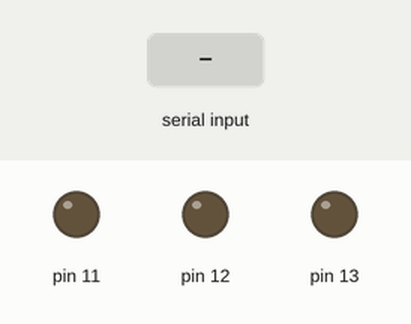
Bench run of a sketch on a simulated Arduino Uno, built with avr-gcc and run on an emulated ATmega328P. On the bench: output pins drawn as LEDs (lit = HIGH). Inputs (shaded band) come from the test bench.

Above: at 1.2 s.
1.3 s: "1" received over Serial
At 2.3 s:
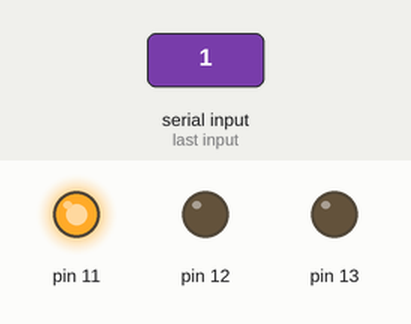
2.8 s: "2" received over Serial
At 3.4 s:
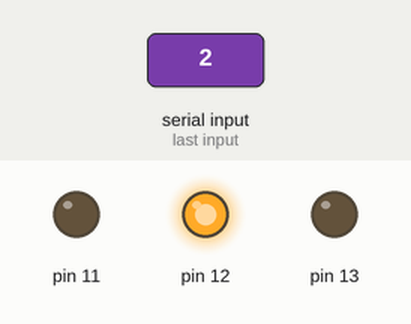
4.3 s: "3" received over Serial
At 4.6 s:
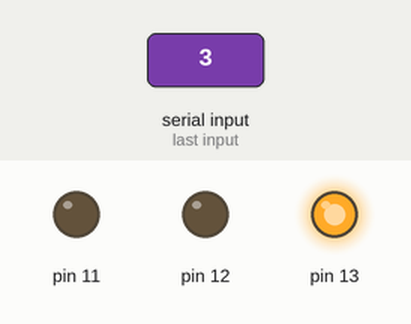
5.8 s: "0" received over Serial
At 6.9 s:
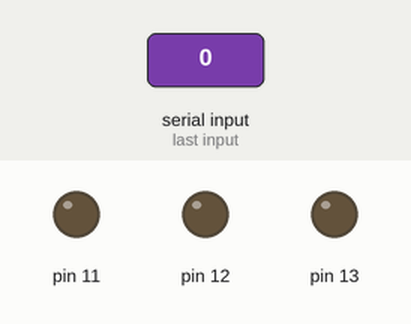
Timing chart, 0 to 8.3 s (numbered marks = the images above; inputs shaded):
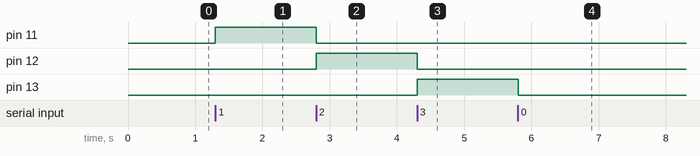

Measured:
- after the input at 1.3 s, pin 11: LOW → HIGH at once
- after the input at 2.8 s, pin 11: HIGH → LOW at once; pin 12: LOW → HIGH at once
- after the input at 4.3 s, pin 12: HIGH → LOW at once; pin 13: LOW → HIGH at once
- after the input at 5.8 s, pin 13: HIGH → LOW at once

The sketch:

led.ino
```cpp
void setup() {
  pinMode(11, OUTPUT);
  pinMode(12, OUTPUT);
  pinMode(13, OUTPUT);
  Serial.begin(9600);
}

void loop() {
  if (Serial.available() > 0) {
    char data = Serial.read();
    digitalWrite(11, data == '1' ? HIGH : LOW);
    digitalWrite(12, data == '2' ? HIGH : LOW);
    digitalWrite(13, data == '3' ? HIGH : LOW);
  }
}
```
